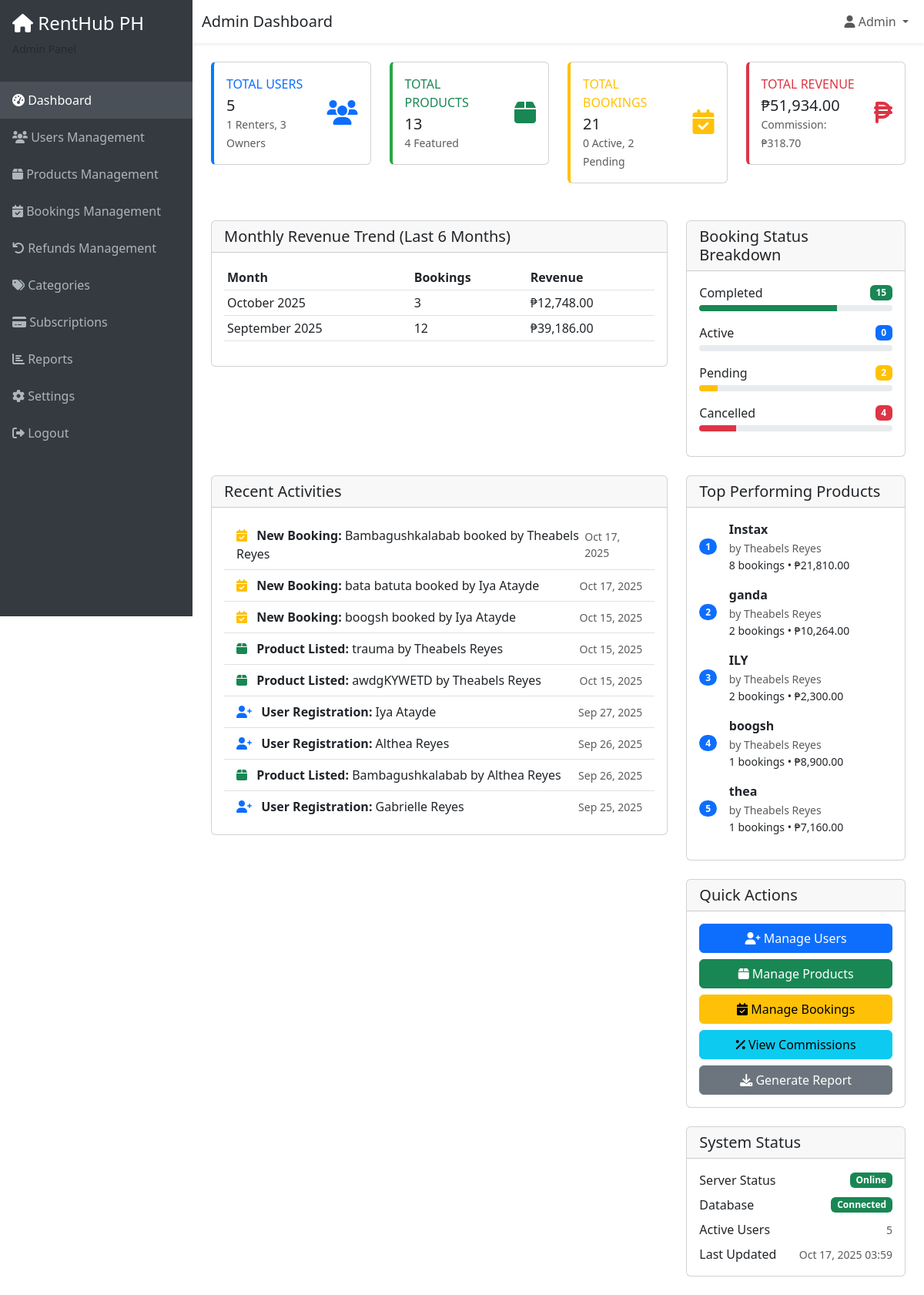
Screenshot of /admin/dashboard.php (signed in) with the database file from the repository.
### tables this page shows
CREATE TABLE `bookings` (
  `BookingID` int(11) NOT NULL,
  `ProductID` int(11) DEFAULT NULL,
  `RenterID` int(11) DEFAULT NULL,
  `OwnerID` int(11) DEFAULT NULL,
  `Book_StartDate` datetime NOT NULL,
  `Book_EndDate` datetime NOT NULL,
  `Book_TotalAmount` decimal(10,2) NOT NULL,
  `Book_SecurityDeposit` decimal(10,2) DEFAULT NULL,
  `Book_DeliveryFee` decimal(8,2) DEFAULT NULL,
  `Book_Status` varchar(50) DEFAULT 'Pending',
  `Book_PickupType` varchar(20) DEFAULT NULL,
  `Book_CreatedAt` timestamp NOT NULL DEFAULT current_timestamp(),
  `Book_UpdatedAt` timestamp NOT NULL DEFAULT current_timestamp() ON UPDATE current_timestamp(),
  `Book_CancelReason` text DEFAULT NULL,
  `Book_Notes` text DEFAULT NULL,
  `Book_Damaged` tinyint(1) NOT NULL DEFAULT 0
);

CREATE TABLE `products` (
  `ProductID` int(11) NOT NULL,
  `OwnerID` int(11) DEFAULT NULL,
  `CategoryID` int(11) DEFAULT NULL,
  `Prod_Name` varchar(255) NOT NULL,
  `Prod_Description` text DEFAULT NULL,
  `Prod_Brand` varchar(100) DEFAULT NULL,
  `Prod_Model` varchar(100) DEFAULT NULL,
  `Prod_Condition` varchar(50) DEFAULT NULL,
  `Prod_RentalPrice` decimal(10,2) NOT NULL,
  `Prod_PriceType` varchar(20) DEFAULT NULL,
  `Prod_SecurityDeposit` decimal(10,2) DEFAULT NULL,
  `Prod_MinRentalDuration` int(11) DEFAULT NULL,
  `Prod_MaxRentalDuration` int(11) DEFAULT NULL,
  `Prod_Availability` tinyint(1) DEFAULT 1,
  `Prod_CreatedAt` timestamp NOT NULL DEFAULT current_timestamp(),
  `Prod_UpdatedAt` timestamp NOT NULL DEFAULT current_timestamp() ON UPDATE current_timestamp(),
  `Prod_Status` varchar(50) DEFAULT 'Active',
  `Prod_IsFeatured` tinyint(1) DEFAULT 0,
  `Prod_FeaturedUntil` datetime DEFAULT NULL
);

CREATE TABLE `user_accounts` (
  `UserID` int(11) NOT NULL,
  `User_Name` varchar(255) NOT NULL,
  `User_Email` varchar(255) NOT NULL,
  `User_Password` varchar(255) NOT NULL,
  `User_Phone` varchar(20) DEFAULT NULL,
  `User_Role` int(11) DEFAULT NULL,
  `User_CreatedAt` timestamp NOT NULL DEFAULT current_timestamp(),
  `User_UpdatedAt` timestamp NOT NULL DEFAULT current_timestamp() ON UPDATE current_timestamp(),
  `User_Photo` varchar(255) DEFAULT NULL,
  `User_IsVerified` tinyint(1) DEFAULT 0,
  `User_Status` varchar(50) DEFAULT 'Active',
  `User_Birthdate` date DEFAULT NULL,
  `User_Gender` varchar(20) DEFAULT NULL,
  `User_Bio` text DEFAULT NULL
);

### admin/dashboard.php (the view, shortened to what the rows shown need)
<?php
$database = new Database();
$conn = $database->getConnection();
$query = "SELECT
          DATE_FORMAT(Book_CreatedAt, '%Y-%m') as month,
          SUM(Book_TotalAmount) as revenue,
          COUNT(*) as bookings
          FROM bookings
          WHERE Book_Status IN ('Active', 'Completed')
          AND Book_CreatedAt >= DATE_SUB(NOW(), INTERVAL 6 MONTH)
          GROUP BY DATE_FORMAT(Book_CreatedAt, '%Y-%m')
          ORDER BY month DESC
          LIMIT 6";
$stmt = $conn->prepare($query);
$stmt->execute();
$monthly_revenue = $stmt->fetchAll(PDO::FETCH_ASSOC);
$recent_activities = [];
$query = "SELECT 'User Registration' as activity, User_Name as details, User_CreatedAt as created_at, 'user' as type
          FROM user_accounts
          ORDER BY User_CreatedAt DESC
          LIMIT 3";
$stmt = $conn->prepare($query);
$stmt->execute();
$recent_activities = array_merge($recent_activities, $stmt->fetchAll(PDO::FETCH_ASSOC));
$query = "SELECT 'Product Listed' as activity,
          CONCAT(p.Prod_Name, ' by ', u.User_Name) as details,
          p.Prod_CreatedAt as created_at, 'product' as type
          FROM products p
          JOIN user_accounts u ON p.OwnerID = u.UserID
          ORDER BY p.Prod_CreatedAt DESC
          LIMIT 3";
$stmt = $conn->prepare($query);
$stmt->execute();
$recent_activities = array_merge($recent_activities, $stmt->fetchAll(PDO::FETCH_ASSOC));
$query = "SELECT 'New Booking' as activity,
          CONCAT(p.Prod_Name, ' booked by ', u.User_Name) as details,
          b.Book_CreatedAt as created_at, 'booking' as type
          FROM bookings b
          JOIN products p ON b.ProductID = p.ProductID
          JOIN user_accounts u ON b.RenterID = u.UserID
          ORDER BY b.Book_CreatedAt DESC
          LIMIT 3";
$stmt = $conn->prepare($query);
$stmt->execute();
$recent_activities = array_merge($recent_activities, $stmt->fetchAll(PDO::FETCH_ASSOC));
usort($recent_activities, function($a, $b) {
    return strtotime($b['created_at']) - strtotime($a['created_at']);
});
$recent_activities = array_slice($recent_activities, 0, 10);
?>
<!DOCTYPE html>
<html lang="en">
<head>
    <link href="https://cdn.jsdelivr.net/npm/bootstrap@5.3.0/dist/css/bootstrap.min.css" rel="stylesheet">
    <link href="https://cdnjs.cloudflare.com/ajax/libs/font-awesome/6.0.0/css/all.min.css" rel="stylesheet">
</head>
<body>
    <div class="main-content">
        <div class="container-fluid p-4">
            <div class="row mb-4">
                <div class="col-lg-8">
                    <div class="card">
                        <div class="card-body">
                            <?php if (!empty($monthly_revenue)): ?>
                                <div class="table-responsive">
                                    <table class="table table-sm">
                                        <thead>
                                            <tr>
                                                <th>Month</th>
                                                <th>Bookings</th>
                                                <th>Revenue</th>
                                            </tr>
                                        </thead>
                                    </table>
                                </div>
                            <?php else: ?>
                                <p class="text-muted">No revenue data available for the last 6 months.</p>
                            <?php endif; ?>
                        </div>
                    </div>
                </div>
            </div>
            <div class="row">
                <div class="col-lg-8">
                    <div class="card">
                        <div class="card-body">
                            <div class="list-group list-group-flush">
                                <?php foreach($recent_activities as $activity): ?>
                                <div class="list-group-item d-flex justify-content-between align-items-center">
                                    <div>
                                        <i class="fas fa-<?php
                                            echo $activity['type'] == 'user' ? 'user-plus' :
                                                ($activity['type'] == 'product' ? 'box' : 'calendar-check');
                                        ?> me-2 text-<?php
                                            echo $activity['type'] == 'user' ? 'primary' :
                                                ($activity['type'] == 'product' ? 'success' : 'warning');
                                        ?>"></i>
                                        <strong><?php echo htmlspecialchars($activity['activity']); ?>:</strong>
                                        <?php echo htmlspecialchars($activity['details']); ?>
                                    </div>
                                    <small class="text-muted"><?php echo date('M j, Y', strtotime($activity['created_at'])); ?></small>
                                </div>
                                <?php endforeach; ?>
                            </div>
                        </div>
                    </div>
                </div>
            </div>
        </div>
    </div>
</body>
</html>

### rows the page displays
bookings: activity "New Booking", details "Bambagushkalabab booked by Theabels Reyes", Book_CreatedAt "Oct 17, 2025"
bookings: activity "New Booking", details "bata batuta booked by Iya Atayde", Book_CreatedAt "Oct 17, 2025"
bookings: activity "New Booking", details "boogsh booked by Iya Atayde", Book_CreatedAt "Oct 15, 2025"
products: activity "Product Listed", details "trauma by Theabels Reyes", Prod_CreatedAt "Oct 15, 2025"
products: activity "Product Listed", details "awdgKYWETD by Theabels Reyes", Prod_CreatedAt "Oct 15, 2025"
user_accounts: activity "User Registration", User_Name "Iya Atayde", User_CreatedAt "Sep 27, 2025"
user_accounts: activity "User Registration", User_Name "Althea Reyes", User_CreatedAt "Sep 26, 2025"
products: activity "Product Listed", details "Bambagushkalabab by Althea Reyes", Prod_CreatedAt "Sep 26, 2025"
user_accounts: activity "User Registration", User_Name "Gabrielle Reyes", User_CreatedAt "Sep 25, 2025"

### other values shown
$_SESSION['user_name'] "Admin"
$stats['total_users'] "5"
$stats['renters'] "1"
$stats['owners'] "3"
$stats['total_products'] "13"
$product_stats['featured_products'] "4"
$stats['total_bookings'] "21"
$booking_stats['active'] "0"
$booking_stats['pending'] "2"
$stats['total_revenue'] "51,934.00"
$stats['total_commission'] "318.70"
date('F Y', strtotime($month['month'] . '-01')) "October 2025"
$month['bookings'] "3"
$month['revenue'] "12,748.00"
date('F Y', strtotime($month['month'] . '-01')) "September 2025"
